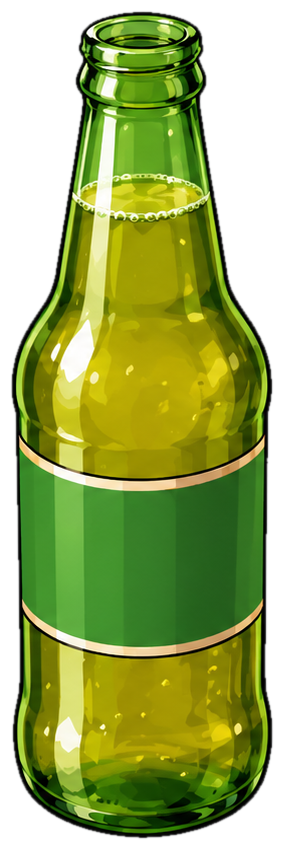
#> input picture image/accessoires/biere-sky/bouteille_v1.png, 284 x 850 px
$ python -i nettete.py   (imports and definitions only)   (older library calls are emulated)
#> lines starting #> are read from the running program, lines starting #| are printed output that depends on the picture
#> further down, picture is the input picture: PIL image 284x850 RGBA; mean R, G, B, A 123, 141.1, 68.3, 178.3
"""La netteté sur toute la silhouette (2026-10-22) : la première mesure (nettete.py) l'excluait sur 12 px de bord, là même où
le fondu flou restait. Ici : la silhouette entière (rétrécie de 2 px seulement, pour ne pas compter le bord lui-même), et la
bande du bord seule (de 2 à 12 px du bord), en % du rendu sur gris collé au même endroit.

  python nettete2.py <perso> <graines> <variante> [...]
"""
import os
from pathlib import Path

import yaml

RACINE = Path(__file__).resolve().parent.parent.parent
# [1 line that did not run here, left out]
AXE = os.environ.get("KEBAB_AXE", "table-du-fond")       # l'axe des essais mesurés (variable KEBAB_AXE)
import sys
from pathlib import Path

import cv2
import json
import numpy as np
from PIL import Image

# [1 line that did not run here, left out]
# [1 line that did not run here, left out]


def lap(im):
    g = cv2.cvtColor(np.asarray(im.convert("RGB")), cv2.COLOR_RGB2GRAY).astype(np.float32)
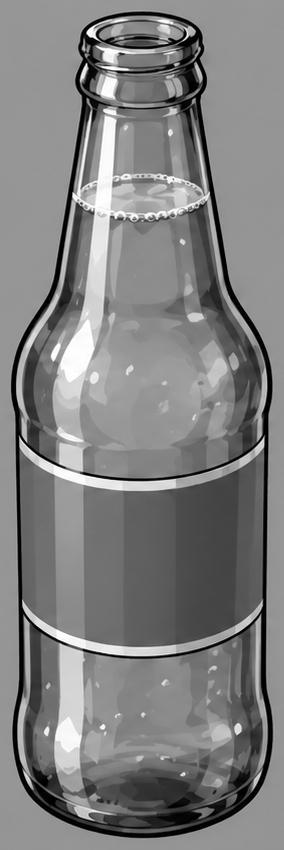
#> g: shape (850, 284) float32; min 0, max 255, mean 127.4
    return np.abs(cv2.Laplacian(g, cv2.CV_32F, ksize=3))
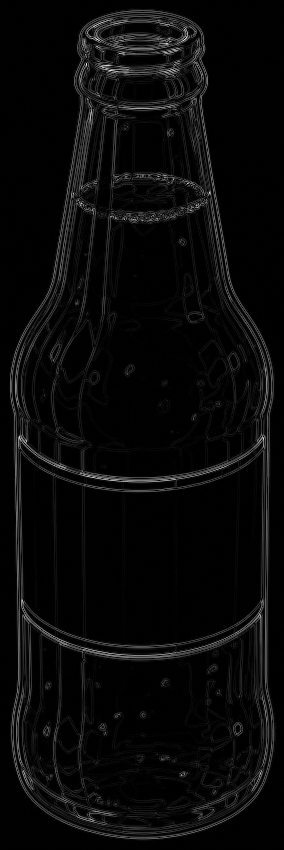
#> returned value: shape (850, 284) float32; min 0, max 1056, mean 39.9; drawn with min black and max white


# [15 lines not run here, left out]

>>> from PIL import Image
>>> picture = Image.open('../../image/accessoires/biere-sky/bouteille_v1.png')
>>> result = lap(picture)

$ run again, on image/accessoires/biere-sky/verre_v1.png
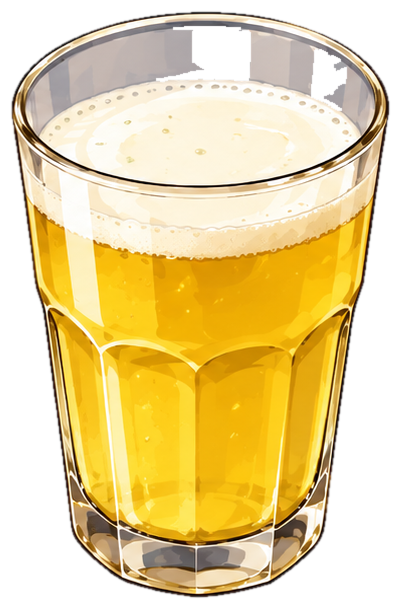
#> input picture image/accessoires/biere-sky/verre_v1.png, 401 x 609 px
#> picture is the input picture: PIL image 401x609 RGBA; mean R, G, B, A 199.8, 179.6, 123.8, 175.5
#> in lap, `g = cv2.cvtColor(np.asarray(im.convert("RGB")), cv2.COLOR_RGB2GRAY).as..`:
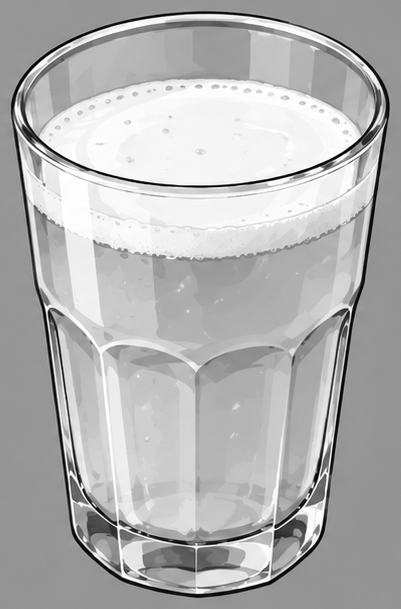
#> g: shape (609, 401) float32; min 0, max 255, mean 179.3
#> in lap, `return np.abs(cv2.Laplacian(g, cv2.CV_32F, ksize=3))`:
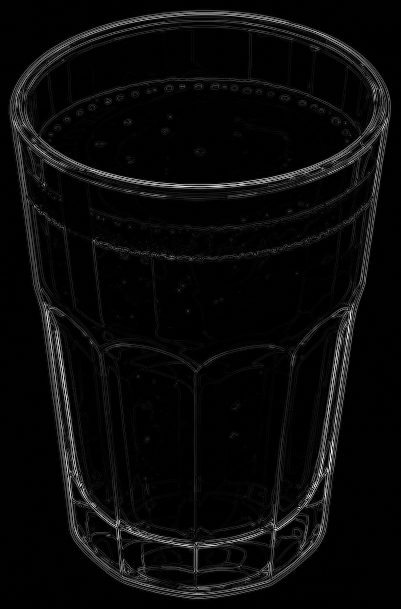
#> returned value: shape (609, 401) float32; min 0, max 1108, mean 43.8; drawn with min black and max white
